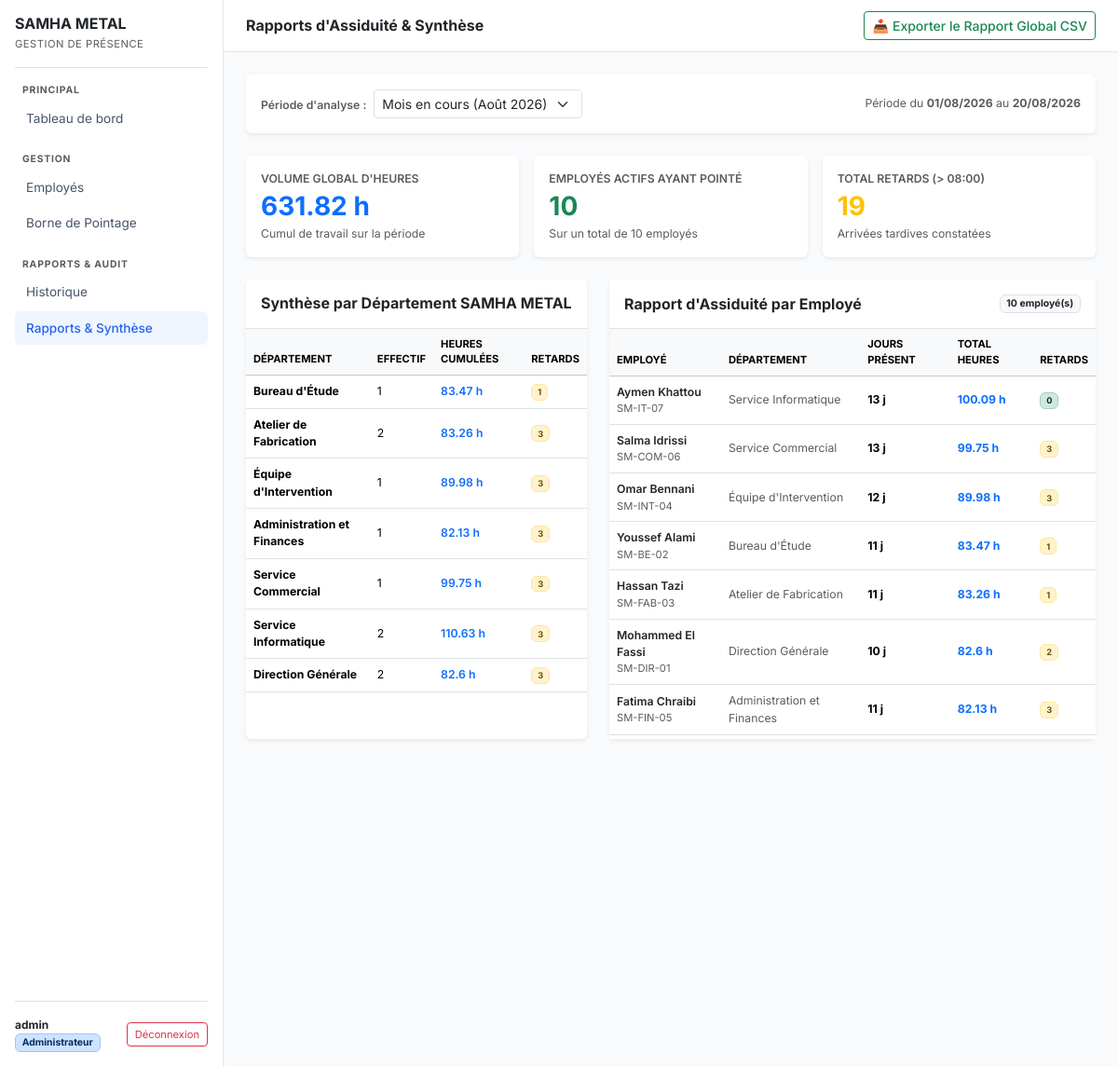
The app's page /reports (signed in) with its own data.
### models.py (models this page shows, shortened)
class User(UserMixin, db.Model):
    __tablename__ = 'users'
    id = db.Column(db.Integer, primary_key=True)
    username = db.Column(db.String(80), unique=True, nullable=False)
    password_hash = db.Column(db.String(256), nullable=False)
    role = db.Column(db.String(20), default='admin')

class Employee(db.Model):
    __tablename__ = 'employees'
    id = db.Column(db.Integer, primary_key=True)
    matricule = db.Column(db.String(20), unique=True, nullable=False)
    nom = db.Column(db.String(80), nullable=False)
    prenom = db.Column(db.String(80), nullable=False)
    departement = db.Column(db.String(100), nullable=False)
    poste = db.Column(db.String(100), nullable=False)
    photo_path = db.Column(db.String(256))              # Chemin vers la photo de profil
    face_embedding = db.Column(db.LargeBinary)           # Vecteur 512D sérialisé (numpy)
    is_active = db.Column(db.Boolean, default=True)
    created_at = db.Column(db.DateTime, default=datetime.utcnow)
    attendances = db.relationship('Attendance', backref='employee', lazy=True)
    @property
    def nom_complet(self):
        return f'{self.prenom} {self.nom}'

### app.py (the view)
@app.route('/reports')
@login_required
def reports_page():
    period = request.args.get('period', 'month').strip()
    today = date.today()
    if period == 'last_30':
        d_start = today - timedelta(days=30)
        d_end = today
    elif period == 'all':
        d_start = date(2020, 1, 1)
        d_end = today
    else:
        d_start = date(today.year, today.month, 1)
        d_end = today
    attendances = Attendance.query.join(Employee).filter(
        Attendance.date >= d_start,
        Attendance.date <= d_end
    ).all()
    total_registered_employees = Employee.query.filter_by(is_active=True).count()
    emp_map = {}
    for emp in Employee.query.filter_by(is_active=True).order_by(Employee.nom.asc()).all():
        emp_map[emp.id] = {
            'id': emp.id,
            'matricule': emp.matricule,
            'nom_complet': emp.nom_complet,
            'departement': emp.departement,
            'days': set(),
            'total_hours': 0.0,
            'retards_count': 0
        }
    for att in attendances:
        if att.employee_id in emp_map:
            emp_map[att.employee_id]['days'].add(att.date)
            if att.duration:
                emp_map[att.employee_id]['total_hours'] += att.duration
            if att.status == 'retard':
                emp_map[att.employee_id]['retards_count'] += 1
    emp_summary = []
    grand_total_hours = 0.0
    total_retards = 0
    active_employees_count = 0
    for emp_data in emp_map.values():
        days_present = len(emp_data['days'])
        hours = round(emp_data['total_hours'], 2)
        grand_total_hours += hours
        total_retards += emp_data['retards_count']
        if days_present > 0:
            active_employees_count += 1
        emp_summary.append({
            'id': emp_data['id'],
            'matricule': emp_data['matricule'],
            'nom_complet': emp_data['nom_complet'],
            'departement': emp_data['departement'],
            'days_present': days_present,
            'total_hours': hours,
            'retards_count': emp_data['retards_count']
        })
    emp_summary.sort(key=lambda x: x['total_hours'], reverse=True)
    dept_summary = []
    for dept_name in DEPARTEMENTS:
        dept_emps = [e for e in emp_summary if e['departement'] == dept_name]
        dept_hours = round(sum(e['total_hours'] for e in dept_emps), 2)
        dept_retards = sum(e['retards_count'] for e in dept_emps)
        dept_summary.append({
            'name': dept_name,
            'emp_count': len(dept_emps),
            'hours': dept_hours,
            'retards': dept_retards
        })
    mois_fr = ["", "Janvier", "Février", "Mars", "Avril", "Mai", "Juin", "Juillet", "Août", "Septembre", "Octobre", "Novembre", "Décembre"]
    current_month_name = f"{mois_fr[today.month]} {today.year}"
    return render_template(
        'reports.html',
        selected_period=period,
        start_date_str=d_start.strftime('%d/%m/%Y'),
        end_date_str=d_end.strftime('%d/%m/%Y'),
        current_month_name=current_month_name,
        grand_total_hours=round(grand_total_hours, 2),
        total_retards=total_retards,
        active_employees_count=active_employees_count,
        total_registered_employees=total_registered_employees,
        emp_summary=emp_summary,
        dept_summary=dept_summary
    )

### app.py (called while the page is built)
@login_manager.user_loader
def load_user(user_id):
    return db.session.get(User, int(user_id))

### models.py (called while the page is built)
    @property
    def duration(self):
        if self.check_out:
            delta = self.check_out - self.check_in
            return round(delta.total_seconds() / 3600, 2)  # En heures, arrondi
        return None

### templates/reports.html (shortened to what this page needs)
{% extends "base.html" %}
{% block page_title %}Rapports d'Assiduité & Synthèse{% endblock %}
{% block topbar_right %}
    <a href="{{ url_for('export_csv', period=selected_period) }}" class="btn btn-outline-success btn-sm fw-medium d-flex align-items-center gap-1">
        <span>📥</span> Exporter le Rapport Global CSV
    </a>
{% endblock %}
{% block content %}
<div class="card shadow-sm border-0 mb-4">
    <div class="card-body py-3">
        <form method="GET" action="{{ url_for('reports_page') }}" class="row g-2 align-items-center">
            <div class="col-auto">
                <span class="small fw-semibold text-muted">Période d'analyse :</span>
            </div>
            <div class="col-auto">
                <select name="period" class="form-select form-select-sm" onchange="this.form.submit()">
                    <option value="month" {% if selected_period == 'month' %}selected{% endif %}>Mois en cours ({{ current_month_name }})</option>
                </select>
            </div>
            <div class="col text-end text-muted small">
                Période du <strong>{{ start_date_str }}</strong> au <strong>{{ end_date_str }}</strong>
            </div>
        </form>
    </div>
</div>
<div class="row g-3 mb-4">
    <div class="col-sm-4">
        <div class="card shadow-sm border-0 h-100">
            <div class="card-body">
                <div class="text-muted small text-uppercase fw-semibold mb-1">Volume Global d'Heures</div>
                <div class="h3 fw-bold text-primary mb-0">{{ grand_total_hours }} h</div>
                <small class="text-muted">Cumul de travail sur la période</small>
            </div>
        </div>
    </div>
    <div class="col-sm-4">
        <div class="card shadow-sm border-0 h-100">
            <div class="card-body">
                <div class="text-muted small text-uppercase fw-semibold mb-1">Employés Actifs Ayant Pointé</div>
                <div class="h3 fw-bold text-success mb-0">{{ active_employees_count }}</div>
                <small class="text-muted">Sur un total de {{ total_registered_employees }} employés</small>
            </div>
        </div>
    </div>
    <div class="col-sm-4">
        <div class="card shadow-sm border-0 h-100">
            <div class="card-body">
                <div class="text-muted small text-uppercase fw-semibold mb-1">Total Retards (> 08:00)</div>
                <div class="h3 fw-bold text-warning mb-0">{{ total_retards }}</div>
                <small class="text-muted">Arrivées tardives constatées</small>
            </div>
        </div>
    </div>
</div>
<div class="row g-4 mb-4">
    <div class="col-lg-5">
        <div class="card shadow-sm border-0 h-100">
            <div class="card-header bg-white py-3 border-bottom">
                <h3 class="h6 fw-bold mb-0 text-dark">Synthèse par Département SAMHA METAL</h3>
            </div>
            <div class="table-responsive">
                <table class="table table-hover align-middle mb-0 small">
                    <thead class="table-light">
                        <tr class="text-uppercase text-muted" style="font-size: 0.7rem;">
                            <th>Département</th>
                            <th>Effectif</th>
                            <th>Heures Cumulées</th>
                            <th>Retards</th>
                        </tr>
                    </thead>
                    <tbody>
                        {% for dept in dept_summary %}
                        <tr>
                            <td><strong>{{ dept.name }}</strong></td>
                            <td>{{ dept.emp_count }}</td>
                            <td><span class="fw-semibold text-primary">{{ dept.hours }} h</span></td>
                            <td>
                                {% if dept.retards > 0 %}
                                    <span class="badge bg-warning-subtle text-warning-emphasis border border-warning-subtle">{{ dept.retards }}</span>
                                {% else %}
                                    <span class="badge bg-success-subtle text-success-emphasis border border-success-subtle">0</span>
                                {% endif %}
                            </td>
                        </tr>
                        {% endfor %}
                    </tbody>
                </table>
            </div>
        </div>
    </div>
    <div class="col-lg-7">
        <div class="card shadow-sm border-0 h-100">
            <div class="card-header bg-white py-3 border-bottom d-flex align-items-center justify-content-between">
                <h3 class="h6 fw-bold mb-0 text-dark">Rapport d'Assiduité par Employé</h3>
                <span class="badge bg-light text-dark border">{{ emp_summary|length }} employé(s)</span>
            </div>
            <div class="table-responsive" style="max-height: 440px; overflow-y: auto;">
                <table class="table table-hover align-middle mb-0 small">
                    <thead class="table-light">
                        <tr class="text-uppercase text-muted" style="font-size: 0.7rem;">
                            <th>Employé</th>
                            <th>Département</th>
                            <th>Jours Présent</th>
                            <th>Total Heures</th>
                            <th>Retards</th>
                        </tr>
                    </thead>
                    <tbody>
                        {% if emp_summary %}
                            {% for emp in emp_summary %}
                            <tr>
                                <td>
                                    <a href="{{ url_for('employee_detail', id=emp.id) }}" class="text-dark fw-semibold text-decoration-none">
                                        {{ emp.nom_complet }}
                                    </a>
                                    <div class="text-muted" style="font-size: 0.7rem;">{{ emp.matricule }}</div>
                                </td>
                                <td><span class="text-muted">{{ emp.departement }}</span></td>
                                <td><strong>{{ emp.days_present }} j</strong></td>
                                <td><span class="fw-bold text-primary">{{ emp.total_hours }} h</span></td>
                                <td>
                                    {% if emp.retards_count > 0 %}
                                        <span class="badge bg-warning-subtle text-warning-emphasis border border-warning-subtle">{{ emp.retards_count }}</span>
                                    {% else %}
                                        <span class="badge bg-success-subtle text-success-emphasis border border-success-subtle">0</span>
                                    {% endif %}
                                </td>
                            </tr>
                            {% endfor %}
                        {% else %}
                            <tr>
                                <td colspan="5" class="text-center py-4 text-muted">
                                    Aucune donnée pour la période sélectionnée.
                                </td>
                            </tr>
                        {% endif %}
                    </tbody>
                </table>
            </div>
        </div>
    </div>
</div>
{% endblock %}

### templates/base.html (shortened to what this page needs)
<!DOCTYPE html>
<html lang="fr">
<head>
    <link href="https://cdn.jsdelivr.net/npm/bootstrap@5.3.3/dist/css/bootstrap.min.css" rel="stylesheet">
    <link rel="stylesheet" href="{{ url_for('static', filename='css/style.css') }}">
</head>
<body>
    <aside class="sidebar p-3" id="sidebar">
        <div class="pb-3 mb-3 border-bottom">
            <h1 class="h6 fw-bold mb-0 text-dark">SAMHA METAL</h1>
            <small class="text-muted text-uppercase" style="font-size: 0.7rem; letter-spacing: 0.5px;">Gestion de Présence</small>
        </div>
        <nav class="nav flex-column mb-auto">
            <div class="text-uppercase text-muted fw-bold px-2 mb-1" style="font-size: 0.65rem; letter-spacing: 0.8px;">Principal</div>
            <a href="{{ url_for('dashboard') }}" class="nav-link {% if request.endpoint == 'dashboard' %}active{% endif %}">
                Tableau de bord
            </a>
            <div class="text-uppercase text-muted fw-bold px-2 mt-3 mb-1" style="font-size: 0.65rem; letter-spacing: 0.8px;">Gestion</div>
            <a href="{{ url_for('employees_list') }}" class="nav-link {% if 'employee' in request.endpoint %}active{% endif %}">
                Employés
            </a>
            <a href="{{ url_for('pointage_page') }}" class="nav-link {% if 'pointage' in request.endpoint %}active{% endif %}">
                Borne de Pointage
            </a>
            <div class="text-uppercase text-muted fw-bold px-2 mt-3 mb-1" style="font-size: 0.65rem; letter-spacing: 0.8px;">Rapports & Audit</div>
            <a href="{{ url_for('history_page') }}" class="nav-link {% if request.endpoint == 'history_page' %}active{% endif %}">
                Historique
            </a>
            <a href="{{ url_for('reports_page') }}" class="nav-link {% if request.endpoint == 'reports_page' %}active{% endif %}">
                Rapports & Synthèse
            </a>
        </nav>
        <div class="pt-3 border-top" style="font-size: 0.75rem;">
            {% if current_user.is_authenticated %}
                <div class="d-flex align-items-center justify-content-between">
                    <div>
                        <span class="d-block fw-bold text-dark">{{ current_user.username }}</span>
                        <span class="badge bg-primary-subtle text-primary-emphasis border border-primary-subtle" style="font-size: 0.65rem;">Administrateur</span>
                    </div>
                    <a href="{{ url_for('logout') }}" class="btn btn-outline-danger btn-sm py-1 px-2" style="font-size: 0.7rem;" title="Se déconnecter">
                        Déconnexion
                    </a>
                </div>
            {% endif %}
        </div>
    </aside>
    <div class="main-wrapper">
        <header class="topbar px-4 d-flex align-items-center justify-content-between">
            <div class="d-flex align-items-center gap-3">
                <h2 class="h6 fw-bold mb-0 text-dark">{% block page_title %}Tableau de bord{% endblock %}</h2>
            </div>
            <div>
                {% block topbar_right %}{% endblock %}
            </div>
        </header>
        <main class="container-fluid p-4">
            {% block content %}{% endblock %}
        </main>
    </div>
</body>
</html>

### static/css/style.css (style rules this page uses)
body { font-family: 'Inter', system-ui, -apple-system, sans-serif; background-color: #f8fafc; color: #0f172a; font-size: 0.875rem; }
.sidebar { width: 240px; height: 100vh; position: fixed; top: 0; left: 0; background: #ffffff; border-right: 1px solid #e2e8f0; display: flex; flex-direction: column; z-index: 1000; }
.main-wrapper { margin-left: 240px; min-height: 100vh; display: flex; flex-direction: column; }
.topbar { height: 56px; background: #ffffff; border-bottom: 1px solid #e2e8f0; position: sticky; top: 0; z-index: 900; }
.sidebar .nav-link { color: #475569; font-size: 0.85rem; padding: 0.5rem 0.75rem; border-radius: 0.375rem; margin-bottom: 0.125rem; }
.sidebar .nav-link.active { background-color: #eff6ff; color: #2563eb; font-weight: 500; }

### records on screen
User: username "admin"
Employee: name "Bureau d'Étude", emp_count "1", hours "83.47", retards "1", nom_complet "Youssef Alami", matricule "SM-BE-02", departement "Bureau d'Étude", days_present "11", total_hours "83.47", retards_count "1"
Employee: name "Équipe d'Intervention", emp_count "1", hours "89.98", retards "3", nom_complet "Omar Bennani", matricule "SM-INT-04", departement "Équipe d'Intervention", days_present "12", total_hours "89.98", retards_count "3"
Employee: name "Administration et Finances", emp_count "1", hours "82.13", retards "3", nom_complet "Fatima Chraibi", matricule "SM-FIN-05", departement "Administration et Finances", days_present "11", total_hours "82.13", retards_count "3"
Employee: name "Service Commercial", emp_count "1", hours "99.75", retards "3", nom_complet "Salma Idrissi", matricule "SM-COM-06", departement "Service Commercial", days_present "13", total_hours "99.75", retards_count "3"
Employee: nom_complet "Aymen Khattou", matricule "SM-IT-07", departement "Service Informatique", days_present "13", total_hours "100.09"
Employee: nom_complet "Hassan Tazi", matricule "SM-FAB-03", departement "Atelier de Fabrication", days_present "11", total_hours "83.26", retards_count "1"
Employee: nom_complet "Mohammed El Fassi", matricule "SM-DIR-01", departement "Direction Générale", days_present "10", total_hours "82.6", retards_count "2"

### other values on screen
{{ grand_total_hours }} "631.82"
{{ active_employees_count }} "10"
{{ total_registered_employees }} "10"
{{ total_retards }} "19"
{{ dept.name }} "Atelier de Fabrication" "Service Informatique" "Direction Générale"
{{ dept.emp_count }} "2" "2" "2"
{{ dept.hours }} "83.26" "110.63" "82.6"
{{ dept.retards }} "3" "3" "3"
{{ emp_summary|length }} "10"
